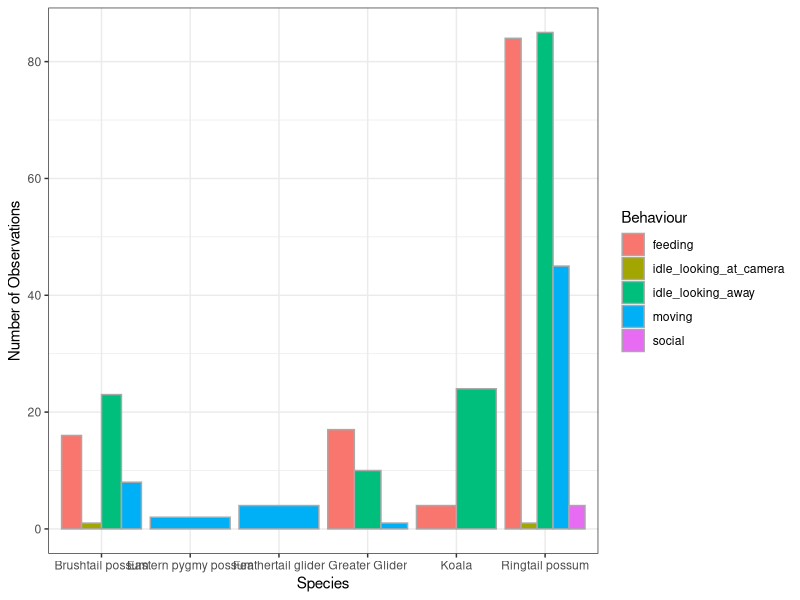
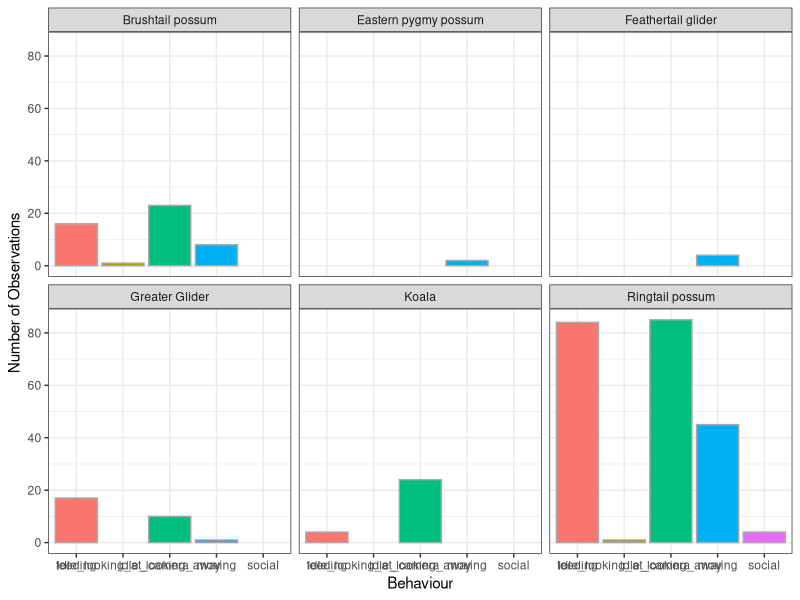
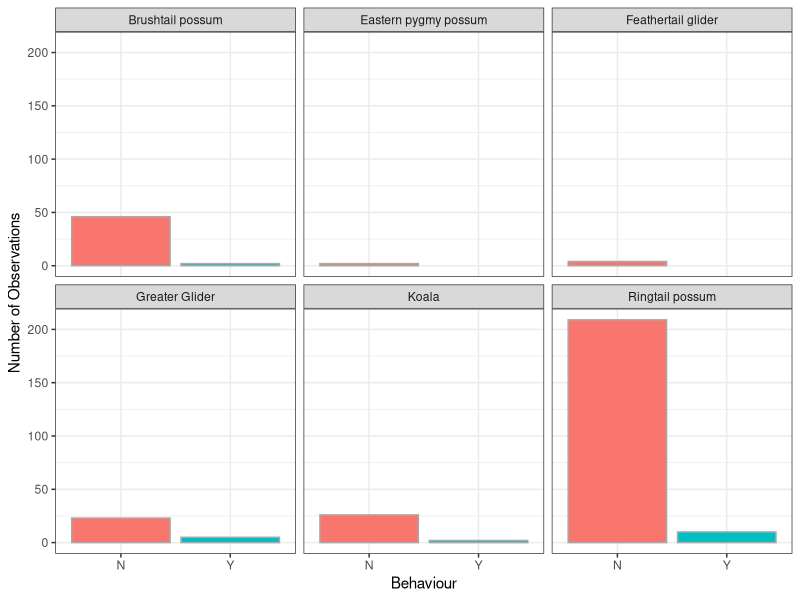
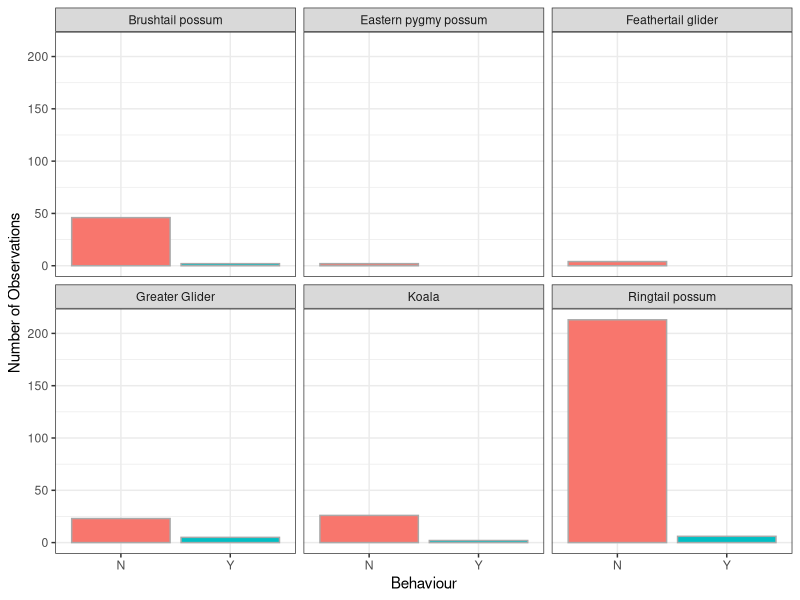

Generate these figures, in order, with R:
# packages and data -------------------------------------------------------

library(tidyverse)

#load

behaviour<-read.csv('data/behaviour_analysis_24-09-30.csv')

unique(behaviour$species)
unique(behaviour$coupe_ID)
unique(behaviour$observation_time)

#fix columns

behaviour_fix<-behaviour%>%
  mutate(species_fix = case_when(species == 'Kola' ~ 'Koala',
                                 grepl('Yellow', species) ~ 'Yellow-bellied glider',
                                 grepl('shtail', species) ~ 'Brushtail possum',
                                 grepl('Ringtail', species) ~ 'Ringtail possum',
                                 grepl('Ringstail', species) ~ 'Ringtail possum',
                                 grepl('Feathertail', species) ~ 'Feathertail glider',
                                 grepl('Kang', species) ~ 'Eastern grey kangaroo',
                                 grepl('Womb', species) ~ 'Wombat',
                                 grepl('Pygmy', species) ~ 'Eastern pygmy possum',
                                 grepl('know', species) ~ 'unknown',
                                 TRUE ~ species),
         species_fix = str_trim(species_fix, side = 'right'),
         date_fix = as.Date(survey_date, format = "%d/%m/%Y"),
         time_fix = hm(observation_time),
         coupe_ID_fix = str_remove(coupe_ID, "\\bCoupe\\b"),
         coupe_ID_fix = case_when(coupe_ID_fix == 'Coupe263-000-0109' ~ '263-000-0109',
                                  coupe_ID_fix == 'YellowControl-Report' ~ 'Yellow',
                                  TRUE ~ coupe_ID_fix),
         coupe_ID_fix = str_trim(coupe_ID_fix, side = 'left'),
         behaviour_2 = case_when(behaviour_2 == '' ~ NA,
                                 TRUE ~ behaviour_2),
         behaviour_3 = case_when(behaviour_3 == '' ~ NA,
                                 TRUE ~ behaviour_3))

#remove unknowns

behaviour_fix_2<-behaviour_fix%>%filter(species_fix != 'unknown')

#check 

table(behaviour_fix_2$behaviour_1)
table(behaviour_fix_2$behaviour_2)
table(behaviour_fix_2$behaviour_3)
table(behaviour_fix_2$changes_behaviour)
table(behaviour_fix_2$notices_drone)

#tidy up

colnames(behaviour_fix_2)

behaviour_tidy<-behaviour_fix_2%>%dplyr::select(site = coupe_ID_fix,
                                                date = date_fix,
                                                time = observation_time,
                                                n_obs,
                                                obs = observation,
                                                species = species_fix,
                                                notice = notices_drone,
                                                change = changes_behaviour,
                                                behaviour_1,
                                                behaviour_2,
                                                behaviour_3,
                                                comments)%>%
  as.tibble()

noticing<-table(behaviour_tidy$species, behaviour_tidy$notice)%>%as.data.frame()
behaviour<-table(behaviour_tidy$species, behaviour_tidy$behaviour_1)%>%as.data.frame()

# graphs ------------------------------------------------------------------

#filter for arboreals

behaviour_tidy_arb<-behaviour_tidy%>%filter(species %in% c('Greater Glider','Brushtail possum',
                                                           'Ringtail possum', 'Sugar glider',
                                                           'Koala','Eastern pygmy possum',
                                                           'Feathertail glider'))

#no of obs per behav


#simple
ggplot(behaviour_tidy_arb, aes(x = species, fill = behaviour_1)) +
  geom_bar(position = "dodge", color = 'darkgrey') +
  labs(x = "Species", y = "Number of Observations", fill = "Behaviour") +
  theme_bw()

#facet

ggplot(behaviour_tidy_arb, aes(x = behaviour_1, fill = behaviour_1)) +
  geom_bar(color = 'darkgrey') +
  labs(x = "Behaviour", y = "Number of Observations", fill = "Behaviour") +
  facet_wrap(~ species) +
  theme_bw() +
  theme(legend.position = "none")

# notices or not

ggplot(behaviour_tidy_arb, aes(x = notice, fill = notice)) +
  geom_bar(color = 'darkgrey') +
  labs(x = "Behaviour", y = "Number of Observations", fill = "Behaviour") +
  facet_wrap(~ species) +
  theme_bw() +
  theme(legend.position = "none")

#change

ggplot(behaviour_tidy_arb, aes(x = change, fill = change)) +
  geom_bar(color = 'darkgrey') +
  labs(x = "Behaviour", y = "Number of Observations", fill = "Behaviour") +
  facet_wrap(~ species) +
  theme_bw() +
  theme(legend.position = "none")
